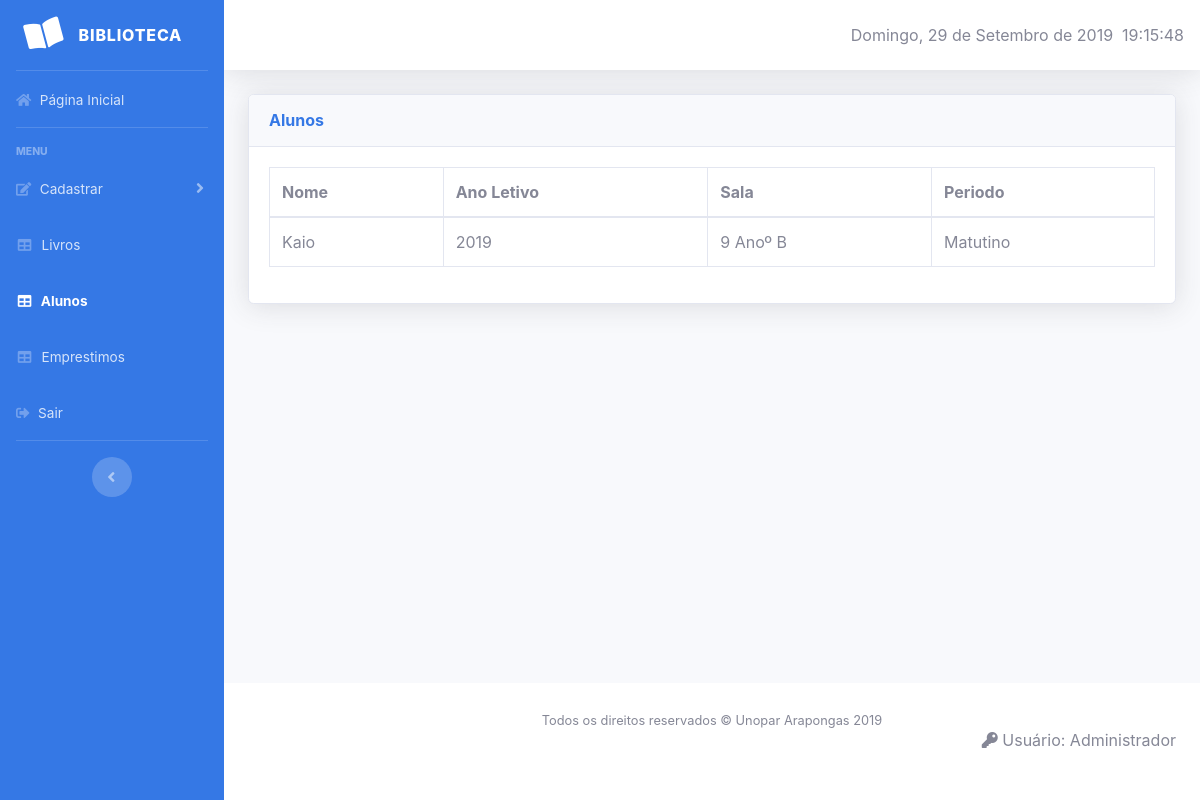
The app's page /view/interface_rel_aluno.php (signed in) with its own data.
### tables this page shows
CREATE TABLE `alunos` (
  `id_aluno` int(5) NOT NULL,
  `nome_aluno` varchar(40) NOT NULL,
  `sala_aluno` varchar(5) NOT NULL,
  `turma_aluno` varchar(5) NOT NULL,
  `ano_letivo` varchar(4) NOT NULL,
  `id_periodo` int(5) NOT NULL
);

CREATE TABLE `periodo` (
  `id_periodo` int(5) NOT NULL,
  `desc_periodo` varchar(15) NOT NULL
);

### view/interface_rel_aluno.php (the view, shortened to what this page needs)
<?php include "../control/conexao_banco.php"; ?>
<!DOCTYPE html>
<html lang="en">
<head>
    <link href="../vendor/fontawesome-free/css/all.min.css" rel="stylesheet" type="text/css">
    <link href="../css/sb-admin-2.min.css" rel="stylesheet">
    <link href="../vendor/datatables/dataTables.bootstrap4.min.css" rel="stylesheet">
</head>
<body id="page-top">
    <div id="wrapper">
        <ul class="navbar-nav sidebar sidebar-dark accordion" id="accordionSidebar" style="background-color: #3578E5">
            <a class="sidebar-brand d-flex align-items-center justify-content-center" href="../home.php">
                <div class="sidebar-brand-icon rotate-n-15">
                    <i class="fas fa-book-open"></i>
                </div>
                <div class="sidebar-brand-text mx-3">Biblioteca</div>
            </a>
            <hr class="sidebar-divider my-0">
            <li class="nav-item">
                <a class="nav-link" href="../home.php">
                    <i class="fas fa-home"></i>
                    <span>Página Inicial</span></a>
            </li>
            <hr class="sidebar-divider">
            <div class="sidebar-heading">
                Menu
            </div>
            <li class="nav-item">
                <a class="nav-link collapsed" href="#" data-toggle="collapse" data-target="#collapseTwo"
                    aria-expanded="true" aria-controls="collapseTwo">
                    <i class="fas fa-edit"></i>
                    <span>Cadastrar</span>
                </a>
            </li>
            <li class="nav-item">
                <a class="nav-link" href="interface_rel_livro.php">
                    <i class="fas fa-fw fa-table"></i>
                    <span>Livros</span></a>
            </li>
            <li class="nav-item active">
                <a class="nav-link" href="interface_rel_aluno.php">
                    <i class="fas fa-fw fa-table"></i>
                    <span>Alunos</span></a>
            </li>
            <li class="nav-item">
                <a class="nav-link" href="interface_rel_emprestimo.php">
                    <i class="fas fa-fw fa-table"></i>
                    <span>Emprestimos</span></a>
            </li>
            <li class="nav-item">
                <a class="nav-link" href="../sair.php">
                    <i class="fas fa-sign-out-alt"></i>
                    <span>Sair</span></a>
            </li>
            <hr class="sidebar-divider d-none d-md-block">
            <div class="text-center d-none d-md-inline">
                <button class="rounded-circle border-0" id="sidebarToggle"></button>
            </div>
        </ul>
        <div id="content-wrapper" class="d-flex flex-column">
            <div id="content">
                <nav class="navbar navbar-expand navbar-light bg-white topbar mb-4 static-top shadow">
                    <div id="demo"></div>
                </nav>
                <div class="container-fluid">
                    <div class="card shadow mb-4">
                        <div class="card-header py-3">
                            <h6 class="m-0 font-weight-bold" style="color: #3578E5;">Alunos</h6>
                        </div>
                        <div class="card-body">
                            <div class="table-responsive">
                                <table class="table table-bordered" id="dataTable" width="100%" cellspacing="0">
                                    <thead>
                                        <tr>
                                            <th>Nome</th>
                                            <th>Ano Letivo</th>
                                            <th>Sala</th>
                                            <th>Periodo</th>
                                        </tr>
                                    </thead>
                                    <tbody>
                                        <?php
                                    $sql=mysqli_query($conexao, "SELECT * FROM alunos JOIN periodo ON alunos.id_periodo = periodo.id_periodo WHERE id_aluno <> 0");
                                    while($row = mysqli_fetch_array($sql)){ ?>
                                        <tr>
                                            <td><?php echo $row['nome_aluno'];?></td>
                                            <td><?php echo $row['ano_letivo'];?></td>
                                            <td><?php echo $row['sala_aluno'],"º ", $row['turma_aluno']; ?></td>
                                            <td><?php echo $row['desc_periodo'];?></td>
                                        </tr>
                                        <?php } ?>
                                    </tbody>
                                </table>
                            </div>
                        </div>
                    </div>
                </div>
            </div>
            <footer class="sticky-footer bg-white">
                <div class="container my-auto">
                    <div class="copyright text-center my-auto">
                        <span>Todos os direitos reservados &copy; Unopar Arapongas 2019</span>
                    </div>
                    <p class="text-right"> <i class="fas fa-key"></i> Usuário: <?php echo $_SESSION['usuarioNome']?></p>
                </div>
            </footer>
        </div>
    </div>
</body>
</html>

### records on screen
alunos: nome_aluno "Kaio", ano_letivo "2019", sala_aluno "9 Ano", turma_aluno "B", id_periodo.desc_periodo "Matutino"

### other values on screen
$_SESSION['usuarioNome'] "Administrador"
